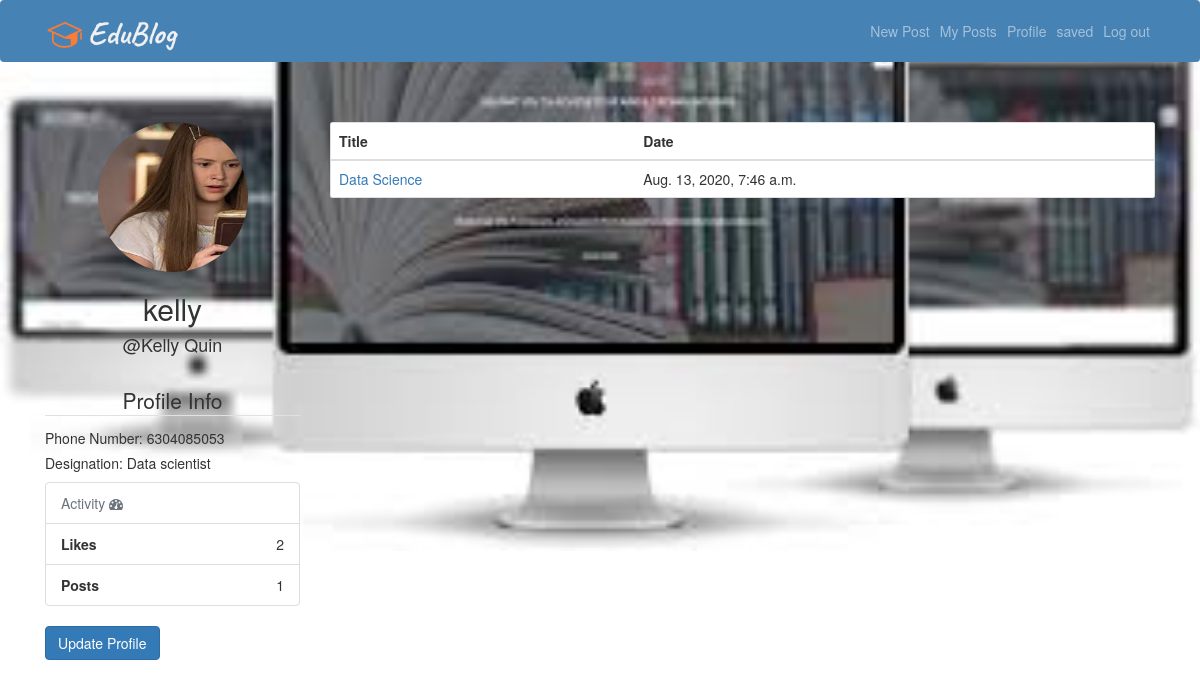
/accounts/profile/kelly (signed in), run on an earlier commit of the app's database.
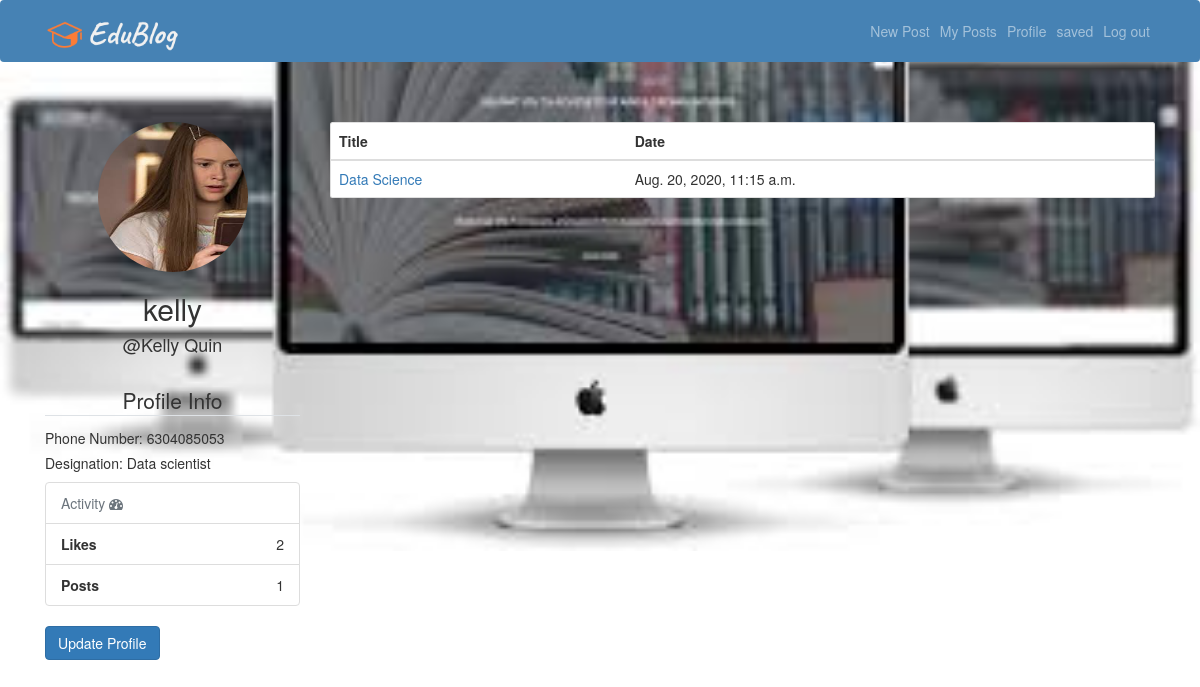
And on a later commit of the database.
### accounts/models.py (models this page shows)
class User(AbstractUser):
    is_student = models.BooleanField(default=False)
    is_faculty = models.BooleanField(default=False)
    first_name = models.CharField(max_length=100)
    last_name = models.CharField(max_length=100)

class Faculty(models.Model):
    user = models.OneToOneField(User, on_delete = models.CASCADE, primary_key = True)
    phone_number = models.CharField(max_length=20)
    designation = models.CharField(max_length=20)
    contact_facebook = models.URLField(null=True, blank=True)
    contact_linkedin = models.URLField(null=True, blank=True)
    image = models.ImageField(default="default/default_profile.png",upload_to='images/', blank=True)

### posts/models.py (models this page shows, shortened)
class Post(models.Model):
    user = models.ForeignKey(User, related_name='posts',
                             on_delete=models.CASCADE)
    title=models.CharField(max_length=50)
    created_at = models.DateTimeField(auto_now=True)
    message =  RichTextField(blank=True,null=True)
    message_html = models.TextField(editable=False)
    likes = models.ManyToManyField(User, related_name='likes', blank=True)
    favourite = models.ManyToManyField(User, related_name='favorite', blank=True)
    class Meta:
        ordering = ['-created_at']
        unique_together = ['user', 'message']

### accounts/views.py (the view)
# urls.py: path('profile/<username>',views.profile,name='profile'),
@login_required
def profile(request,username):
    user1=get_object_or_404(User,username=username)
    posts=Post.objects.filter(user=user1)
    total_posts=posts.count()
    no_likes=user1.posts.aggregate(total_likes=Count('likes'))['total_likes']
    equal=0
    if user1.username==request.user.username:
        equal=1
    return render(request,'accounts/profile.html',{'posts':posts,'equal':equal,'user1':user1,'total_posts':total_posts,'no_likes':no_likes})

### accounts/templates/accounts/profile.html (shortened to what this page needs)
{% extends "base.html" %}
{% load static %}
{% load crispy_forms_tags %}
{% block content %}
<div class="row">
 <div class="col-md-3">
    <div class="content-section">
      <div class="media" style="text-align:center">
        <figure>
        {% if user1.faculty.image %}
        <img class="rounded-circle account-img" style="width: 150px;height: 150px;" src="{{ user1.faculty.image.url }}" >
        {% else %}
        <img class="rounded-circle account-img" style="width: 150px;height: 150px;" src="{% static 'deault/default_profile.png' %}">
        {% endif %}
        <div class="media-body text-center">
          <figcaption><h2 class="account-heading">{{ user1.username }}</h2></figcaption>
          <figcaption><h4>@{{user1.first_name}} {{user1.last_name}}</h4></figcaption>
        </figure>
        </div>
        <br>
        <legend class="border-bottom mb-4 text-center">Profile Info</legend>
        <h5>Phone Number: {{user1.faculty.phone_number}}</h5>
        <h5>Designation: {{user1.faculty.designation}}</h5>
        <ul class="list-group">
          <li class="list-group-item text-muted">Activity <i class="fa fa-dashboard fa-1x"></i></li>
          <li class="list-group-item text-right"><span class="pull-left"><strong>Likes</strong></span> {{no_likes}}</li>
          <li class="list-group-item text-right"><span class="pull-left"><strong>Posts</strong></span> {{total_posts}}</li>
        </ul>
        {% if equal %}
          <a href="{% url 'accounts:updateprofile' %}"><button class=" btn btn-primary">Update Profile</button></a>
        {% endif %}
        </div>
  </div>
  <div class="col-md-9">
    <div class="card">
      <table class="table mb-0">
        <thead>
          <tr>
            <th>Title</th>
            <th>Date</th>
          </tr>
        </thead>
        <tbody>
          {% for post in posts %}
            <tr>
              <td class="align-middle"><a href="{% url 'posts:post-detail' post.pk %}">{{ post.title }}</a></td>
              <td class="align-middle">{{post.created_at }}</td>
            </tr>
          {% empty %}
            <tr>
              <td class="bg-light text-center font-italic" colspan="5">You haven't created any post yet.</td>
            </tr>
          {% endfor %}
        </tbody>
      </table>
    </div>
  </div>
</div>
{% endblock content %}

### templates/base.html (shortened to what this page needs)
<!DOCTYPE html>
{% load static %}
<html>
<head>
  <link rel="stylesheet" href="https://stackpath.bootstrapcdn.com/bootstrap/4.1.3/css/bootstrap.min.css"
>
  <link href="https://maxcdn.bootstrapcdn.com/font-awesome/4.7.0/css/font-awesome.min.css" rel="stylesheet">
  <link rel="stylesheet" href="https://maxcdn.bootstrapcdn.com/bootstrap/3.3.7/css/bootstrap.min.css">
</head>
<body>
  <nav class="navbar navbar-expand-lg navbar-dark  mynav" role="navigation" id="navbar" style="background-color:#4682B4">
    <div class="container">
      <div class="navbar-nav align-items-center">
        <a class="navbar-brand mynav" href="{% url 'index' %}"><img src="{% static 'accounts/img/edublog_toplogo3.png' %}" style="width:70%;border-radius:10px" alt="EduBlog"></a>
      </div>
      <div class="navbar-nav ml-auto">
        {% if user.is_authenticated %}
        {% if user.is_faculty %}
          <a class="nav-item nav-link" href="{% url 'posts:create' %}" class="btn btn-simple">New Post</a>
          <a class="nav-item nav-link" href="{% url 'posts:myposts' %}" class="btn btn-simple">My Posts</a>
          <a class="nav-item nav-link" href="{% url 'accounts:profile' user.username %}" class="btn btn-simple">Profile</a>
        {% endif %}
        <a class="nav-item nav-link" href="{% url 'posts:post_favourite_list' %}" class="btn btn-simple">saved</a>
        <a class="nav-item nav-link" href="{% url 'accounts:logout' %}" class="btn btn-simple">Log out</a>
        {% else %}
        <a class="nav-item nav-link" href="{% url 'accounts:login' %}" class="btn btn-simple">Log in</a>
        <a class="nav-item nav-link" href="{% url 'accounts:register' %}" class="btn btn-simple">Sign up</a>
        {% endif %}
      </div>
    </div>
  </nav>
  <br>
  <div class="container mycontent">
    {% block content %}
    {% endblock %}
  </div>
  </body>
</html>

What changed in the data, as far as the page shows it:
changed Post "Data Science": created_at "Aug. 13, 2020, 7:46 a.m." → "Aug. 20, 2020, 11:15 a.m."
